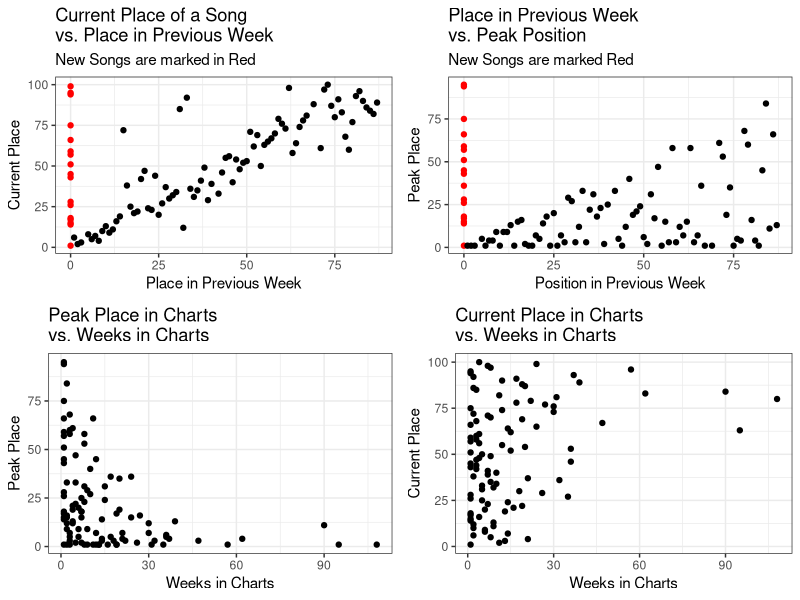
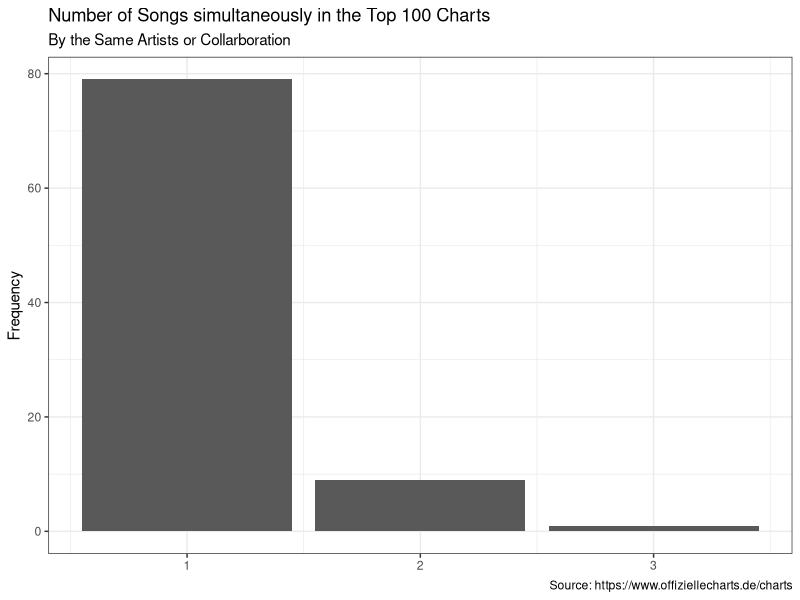
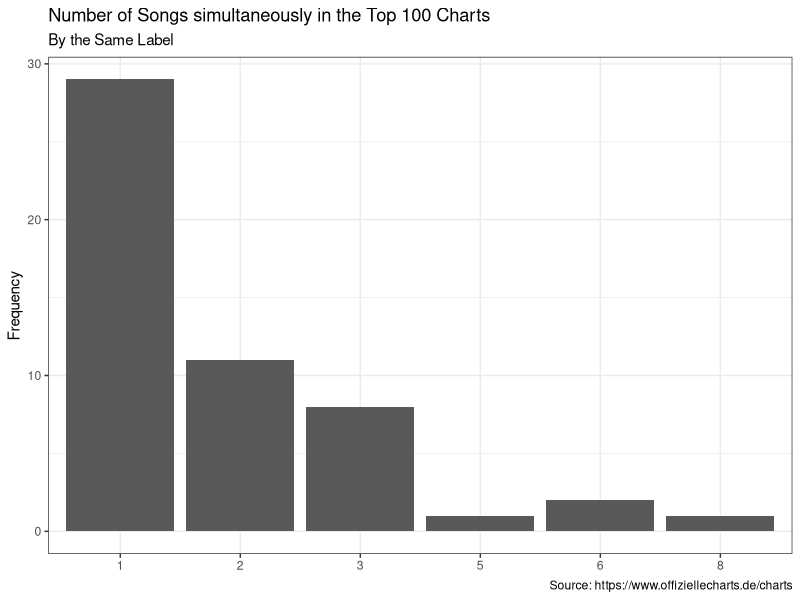

The R script that drew these images, in order:
## ---- chunk 1
library(ggplot2)
library(gridExtra)
library(readr)
library(dplyr)
chart_scrap <- read_csv('2021-09-30_charts_report.csv')
## ---- chunk 2
#Reporting Figures and Tables
#Scatter Plots
current_v_last <- ggplot(data = chart_scrap,
                                     aes(y = current, x=last_week,
                                     col=ifelse(is.na(last_week), yes = 'NA' , no = 'NonNA')))+
                                      geom_point(aes(y = current, x=last_week_fill),show.legend = F)+
                                      scale_color_manual(values = c('#FF0000','#000000'))+
                                      labs(title = 'Current Place of a Song \nvs. Place in Previous Week',
                                           subtitle = 'New Songs are marked in Red',
                                           y='Current Place', x='Place in Previous Week')+
                                        theme_bw()
weeks_v_peak <- ggplot(data = chart_scrap,
                                             aes(x=weeks_in_charts, y=peak_in_charts))+
                                              geom_point()+
                                              labs(title = 'Peak Place in Charts \nvs. Weeks in Charts',
                                                   x='Weeks in Charts', y='Peak Place')+
                                              theme_bw()
week_v_current <- ggplot(data = chart_scrap, aes(x=weeks_in_charts, y=current))+
                                      geom_point()+
                                      labs(title = 'Current Place in Charts \nvs. Weeks in Charts',
                                           x='Weeks in Charts', y='Current Place')+
                                      theme_bw()
last_v_peak <- ggplot(data = chart_scrap, aes(x=last_week_fill, y=peak_in_charts,
                                                col=ifelse(is.na(last_week), yes = 'NA' , no = 'NonNA')))+
                                    geom_point(show.legend = F)+
                                    labs(title = 'Place in Previous Week \nvs. Peak Position',
                                         subtitle = 'New Songs are marked Red',
                                         x='Position in Previous Week', y='Peak Place')+
                                    scale_color_manual(values = c('#FF0000','#000000'))+
                                    theme_bw()
grid.arrange(current_v_last,last_v_peak, weeks_v_peak,week_v_current, nrow=2)
## ---- chunk 3
chart_scrap%>%
                      count(artist)%>%
                      ggplot(aes(x=n))+
                      geom_bar()+
                      labs(title = 'Number of Songs simultaneously in the Top 100 Charts',
                           subtitle = 'By the Same Artists or Collarboration',
                           y='Frequency',
                           x=NULL,
                           caption = 'Source: https://www.offiziellecharts.de/charts')+
                      theme_bw()
chart_scrap%>%
                        count(artist,sort = T)%>%
                        filter(n>1)%>%
                        knitr::kable()
chart_scrap%>%
                      count(label)%>%
                      ggplot(aes(x=as.factor(n)))+
                      geom_bar()+
                      geom_bar()+
                      labs(title = 'Number of Songs simultaneously in the Top 100 Charts',
                           subtitle = 'By the Same Label',
                           y='Frequency',
                           x=NULL,
                           caption = 'Source: https://www.offiziellecharts.de/charts')+
                      theme_bw()
chart_scrap%>%
                        count(label, sort = T)%>%
                        filter(n>1)%>%
                        knitr::kable()
## ---- chunk 4
#Songs that are currently peaking
chart_scrap%>%
                        filter(current == peak_in_charts)%>%
                        select(artist, title, current)%>%
                        rename(Position = current)%>%
                        knitr::kable()
